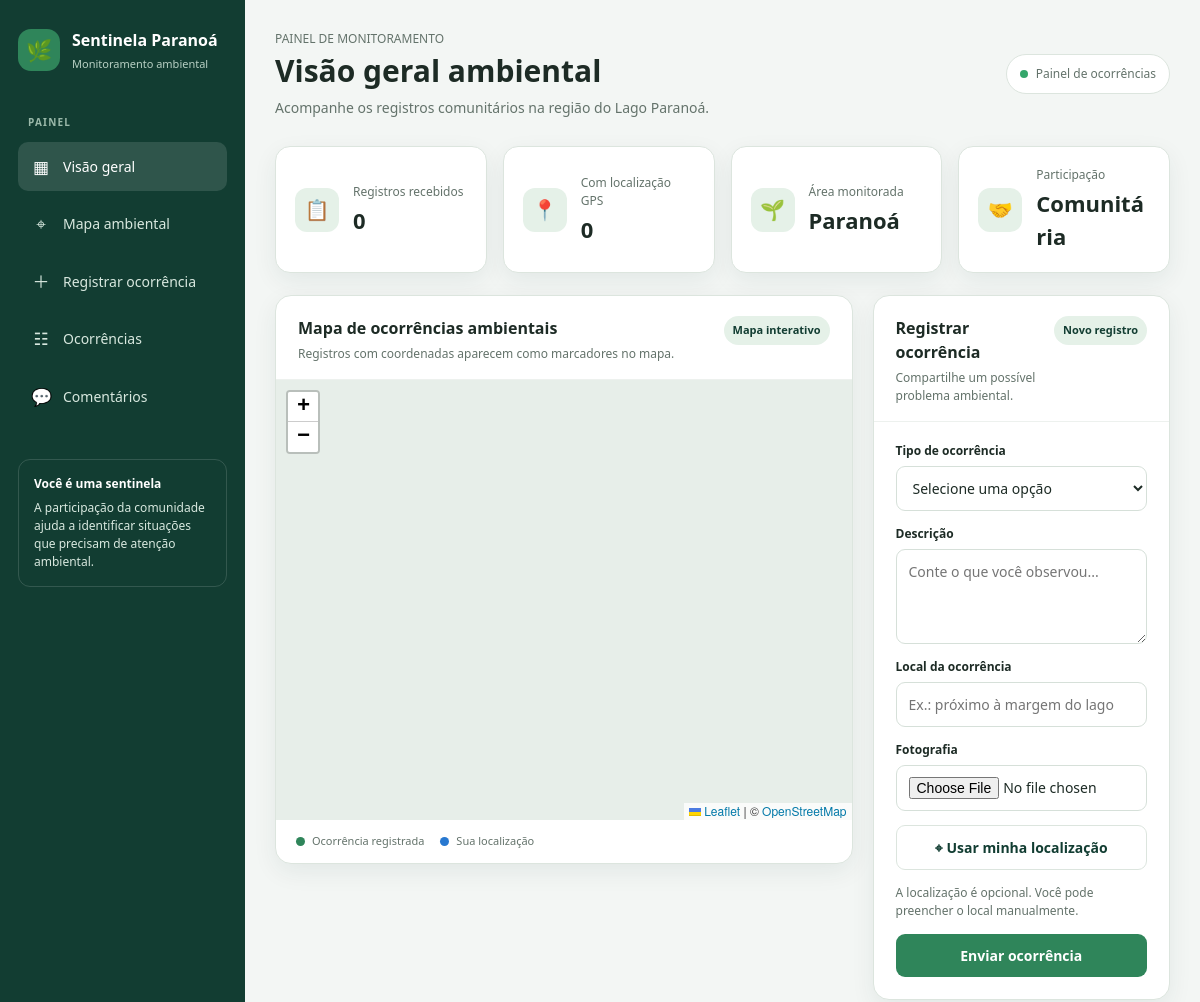
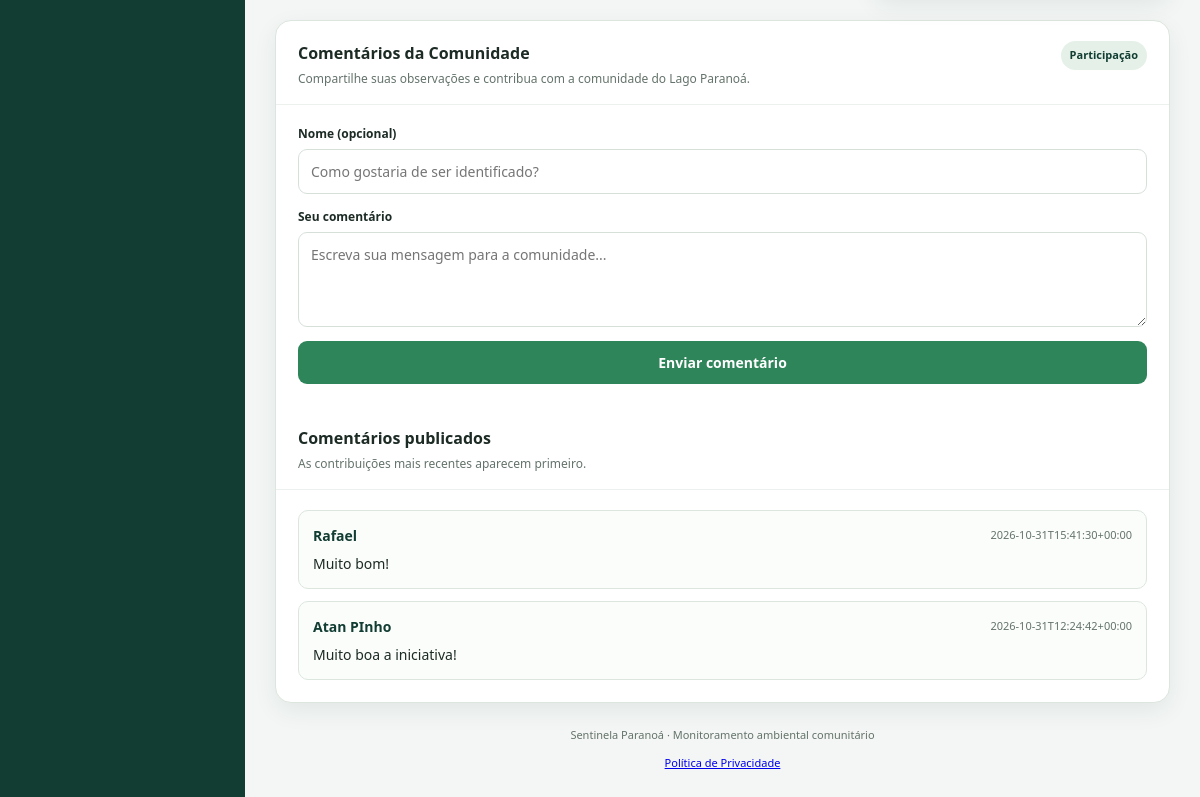
The page / on the database its author committed (2 pictures, top to bottom).
### tables this page shows
CREATE TABLE comentarios (
                id INTEGER PRIMARY KEY AUTOINCREMENT,
                nome TEXT,
                mensagem TEXT NOT NULL,
                data_registro TEXT NOT NULL
            );

### app/api/main.py (the view)
@app.get("/", response_class=HTMLResponse)
def pagina_inicial(request: Request):
    inicializar_banco()
    ocorrencias = buscar_ocorrencias()
    comentarios = buscar_comentarios()
    ocorrencias_com_gps = [
        {
            "id": ocorrencia["id"],
            "tipo_ocorrencia": ocorrencia["tipo_ocorrencia"],
            "descricao": ocorrencia["descricao"],
            "local": ocorrencia["local"],
            "latitude": ocorrencia["latitude"],
            "longitude": ocorrencia["longitude"],
            "data_registro": ocorrencia["data_registro"],
        }
        for ocorrencia in ocorrencias
        if ocorrencia["latitude"] is not None
        and ocorrencia["longitude"] is not None
    ]
    return templates.TemplateResponse(
        request=request,
        name="index.html",
        context={
            "ocorrencias": ocorrencias,
            "ocorrencias_com_gps": ocorrencias_com_gps,
            "comentarios": comentarios,
        },
    )

### app/templates/index.html (shortened to what this page needs)
<!DOCTYPE html>
<html lang="pt-BR">
<head>
    <link rel="stylesheet" href="/static/estilo.css">
    <link
        rel="stylesheet"
        href="https://unpkg.com/leaflet@1.9.4/dist/leaflet.css"
    >
</head>
<body>
<div class="aplicacao">
    <aside class="barra-lateral">
        <div class="marca">
            <div class="marca-icone" aria-hidden="true">🌿</div>
            <div>
                <strong>Sentinela Paranoá</strong>
                <span>Monitoramento ambiental</span>
            </div>
        </div>
        <p class="menu-titulo">Painel</p>
        <nav class="menu" aria-label="Navegação principal">
            <a class="ativo" href="#inicio">
                <span class="menu-icone">▦</span>
                Visão geral
            </a>
            <a href="#mapa-secao">
                <span class="menu-icone">⌖</span>
                Mapa ambiental
            </a>
            <a href="#registrar">
                <span class="menu-icone">＋</span>
                Registrar ocorrência
            </a>
            <a href="/ocorrencias">
                <span class="menu-icone">☷</span>
                Ocorrências
            </a>
            <a href="#comentarios">
                <span class="menu-icone">💬</span>
                Comentários
            </a>
        </nav>
        <div class="aviso-lateral">
            <strong>Você é uma sentinela</strong>
            A participação da comunidade ajuda a identificar situações
            que precisam de atenção ambiental.
        </div>
    </aside>
    <main class="conteudo" id="inicio">
        <header class="cabecalho">
            <div>
                <p class="sobretitulo">PAINEL DE MONITORAMENTO</p>
                <h1>Visão geral ambiental</h1>
                <p class="cabecalho-descricao">
                    Acompanhe os registros comunitários na região do Lago Paranoá.
                </p>
            </div>
            <div class="status-sistema">
                <span class="status-ponto" aria-hidden="true"></span>
                Painel de ocorrências
            </div>
        </header>
        <section class="indicadores" aria-label="Resumo das ocorrências">
            <article class="cartao-indicador">
                <div class="indicador-icone">📋</div>
                <div>
                    <p class="indicador-rotulo">Registros recebidos</p>
                    <p class="indicador-valor">{{ ocorrencias|length }}</p>
                </div>
            </article>
            <article class="cartao-indicador">
                <div class="indicador-icone">📍</div>
                <div>
                    <p class="indicador-rotulo">Com localização GPS</p>
                    <p class="indicador-valor">{{ ocorrencias_com_gps|length }}</p>
                </div>
            </article>
            <article class="cartao-indicador">
                <div class="indicador-icone">🌱</div>
                <div>
                    <p class="indicador-rotulo">Área monitorada</p>
                    <p class="indicador-valor">Paranoá</p>
                </div>
            </article>
            <article class="cartao-indicador">
                <div class="indicador-icone">🤝</div>
                <div>
                    <p class="indicador-rotulo">Participação</p>
                    <p class="indicador-valor">Comunitária</p>
                </div>
            </article>
        </section>
        <div class="grade-principal">
            <div class="coluna">
                <section class="cartao" id="mapa-secao">
                    <div class="cartao-cabecalho">
                        <div>
                            <h2>Mapa de ocorrências ambientais</h2>
                            <p>
                                Registros com coordenadas aparecem como
                                marcadores no mapa.
                            </p>
                        </div>
                        <span class="etiqueta">Mapa interativo</span>
                    </div>
                    <div
                        id="mapa"
                        role="region"
                        aria-label="Mapa das ocorrências ambientais"
                    ></div>
                    <div class="legenda-mapa">
                        <span class="legenda-item">
                            <span class="legenda-ponto"></span>
                            Ocorrência registrada
                        </span>
                        <span class="legenda-item">
                            <span class="legenda-ponto localizacao"></span>
                            Sua localização
                        </span>
                    </div>
                </section>
            </div>
            <div class="coluna">
                <section class="cartao" id="registrar">
                    <div class="cartao-cabecalho">
                        <div>
                            <h2>Registrar ocorrência</h2>
                            <p>
                                Compartilhe um possível problema ambiental.
                            </p>
                        </div>
                        <span class="etiqueta">Novo registro</span>
                    </div>
                    <form
                        class="formulario"
                        action="/ocorrencias"
                        method="post"
                        enctype="multipart/form-data"
                    >
                        <div class="campo">
                            <label for="tipo_ocorrencia">
                                Tipo de ocorrência
                            </label>
                            <select
                                id="tipo_ocorrencia"
                                name="tipo_ocorrencia"
                                required
                            >
                                <option value="">Selecione uma opção</option>
                            </select>
                        </div>
                        <div class="campo">
                            <label for="descricao">Descrição</label>
                            <textarea
                                id="descricao"
                                name="descricao"
                                placeholder="Conte o que você observou..."
                                required
                            ></textarea>
                        </div>
                        <div class="campo">
                            <label for="local">Local da ocorrência</label>
                            <input
                                id="local"
                                name="local"
                                type="text"
                                placeholder="Ex.: próximo à margem do lago"
                                required
                            >
                        </div>
                        <div class="campo">
                            <label for="foto">Fotografia</label>
                            <input
                                id="foto"
                                name="foto"
                                type="file"
                                accept="image/jpeg,image/png,image/webp"
                                required
                            >
                        </div>
                        <button
                            class="botao botao-secundario"
                            type="button"
                            id="botao-localizacao"
                        >
                            ⌖ Usar minha localização
                        </button>
                        <p
                            class="status-localizacao"
                            id="status-localizacao"
                            role="status"
                            aria-live="polite"
                        >
                            A localização é opcional.
                            Você pode preencher o local manualmente.
                        </p>
                        <button class="botao" type="submit">
                            Enviar ocorrência
                        </button>
                    </form>
                </section>
            </div>
        </div>
        <section
            class="cartao secao-comentarios"
            id="comentarios"
            aria-labelledby="titulo-comentarios"
        >
            <div class="cartao-cabecalho">
                <div>
                    <h2 id="titulo-comentarios">
                        Comentários da Comunidade
                    </h2>
                    <p>
                        Compartilhe suas observações e contribua com a
                        comunidade do Lago Paranoá.
                    </p>
                </div>
                <span class="etiqueta">Participação</span>
            </div>
            <form
                class="formulario"
                action="/comentarios"
                method="post"
            >
                <div class="campo">
                    <label for="nome-comentario">
                        Nome (opcional)
                    </label>
                    <input
                        type="text"
                        id="nome-comentario"
                        name="nome"
                        maxlength="60"
                        placeholder="Como gostaria de ser identificado?"
                    >
                </div>
                <div class="campo">
                    <label for="mensagem-comentario">
                        Seu comentário
                    </label>
                    <textarea
                        id="mensagem-comentario"
                        name="mensagem"
                        maxlength="1000"
                        placeholder="Escreva sua mensagem para a comunidade..."
                        required
                    ></textarea>
                </div>
                <button class="botao" type="submit">
                    Enviar comentário
                </button>
            </form>
            <div class="cartao-cabecalho">
                <div>
                    <h2>Comentários publicados</h2>
                    <p>
                        As contribuições mais recentes aparecem primeiro.
                    </p>
                </div>
            </div>
            {% if comentarios %}
                <div class="lista-comentarios">
                    {% for comentario in comentarios %}
                        <article class="comentario-item">
                            <div class="comentario-identificacao">
                                <p class="comentario-nome">
                                    {% if comentario.nome %}
                                        {{ comentario.nome }}
                                    {% else %}
                                        Participante da comunidade
                                    {% endif %}
                                </p>
                                <time class="comentario-data">
                                    {{ comentario.data_registro }}
                                </time>
                            </div>
                            <p class="comentario-mensagem">{{ comentario.mensagem }}</p>
                        </article>
                    {% endfor %}
                </div>
            {% else %}
                <p class="comentarios-vazio">
                    Ainda não há comentários publicados.
                    Seja a primeira pessoa a compartilhar uma mensagem!
                </p>
            {% endif %}
        </section>
        <footer class="rodape">
            Sentinela Paranoá · Monitoramento ambiental comunitário
            <p>
                <a href="/politica-privacidade">Política de Privacidade</a>
            </p>
        </footer>
    </main>
</div>
</body>
</html>

### app/static/estilo.css (style rules this page uses)
:root { --verde: #2F855A; --verde-escuro: #123D32; --verde-claro: #E5F1E8; --fundo: #F3F6F4; --branco: #FFFFFF; --texto: #1D2B25; --texto-suave: #5F7067; --borda: #DCE5DE; --sombra: 0 8px 24px rgba(18, 61, 50, 0.08); }
* { box-sizing: border-box; }

### rows shown on the page
comentarios: nome "Rafael", data_registro "2026-10-31T15:41:30+00:00", mensagem "Muito bom!"
comentarios: nome "Atan PInho", data_registro "2026-10-31T12:24:42+00:00", mensagem "Muito boa a iniciativa!"

### other values the page prints
{{ ocorrencias|length }} "0"
{{ ocorrencias_com_gps|length }} "0"
